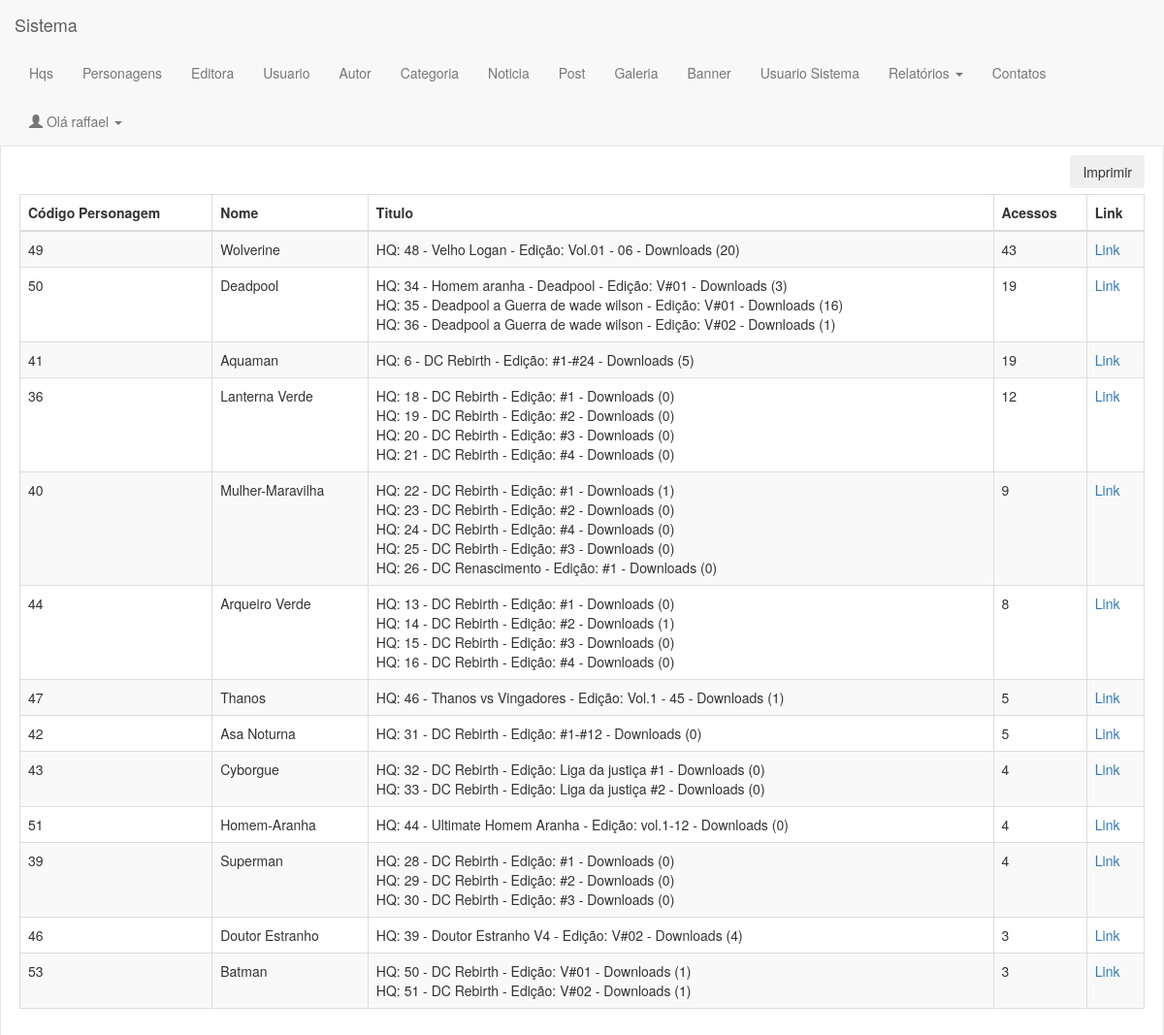
Screenshot of /admin/home.php?pg=relatoriohqs (signed in) with the database file from the repository.
### tables this page shows
CREATE TABLE IF NOT EXISTS `hqs` (
  `id` int(11) NOT NULL AUTO_INCREMENT,
  `titulo` varchar(45) NOT NULL,
  `edicao` varchar(45) NOT NULL,
  `id_editora` int(11) NOT NULL,
  `id_autor` int(11) NOT NULL,
  `id_categoria` int(11) NOT NULL,
  `id_usuario` int(11) NOT NULL,
  `id_personagens` int(11) NOT NULL,
  `foto` varchar(100) NOT NULL,
  `link` varchar(99) NOT NULL,
  PRIMARY KEY (`id`),
  KEY `fk_hqs_editora1_idx` (`id_editora`),
  KEY `fk_hqs_autor1_idx` (`id_autor`),
  KEY `fk_hqs_categoria1_idx` (`id_categoria`),
  KEY `fk_hqs_usuario1_idx` (`id_usuario`),
  KEY `fk_hqs_personagens1_idx` (`id_personagens`)
);

### admin/relatoriohqs.php (the view, shortened to what this page needs)
<h1>Relatório de HQS</h1>
<input class="btn no-print" style="float:right;" type="button" value="Imprimir" onclick="window.print();" /><br /><br />
<table class="table table-striped
table-hover table-bordered">
<?php
$sql = "select
	pm.idhq as \"Código Personagem\",
	px.nome as Nome,
	'' as Titulo,
	count(1) as Acessos
from paginasmovimento pm
left join personagens px on px.id = pm.idhq
where pm.idhq <> 0
group by 1
order by 4 desc";
		$consulta = $con->prepare($sql);
		$consulta->execute();
		$linhaAtual = 0;
		while ($dados = $consulta->fetch(PDO::FETCH_OBJ)) {
			if ($linhaAtual == 0){
				echo '<thead>';
				foreach($dados as $coluna => $valor){
					if ($linhaAtual == 0){
						echo '<th>'.$coluna.'</th>';
					}
				}
				echo '<th class="no-print">Link</th>';
			echo '</thead>';
			}
				echo '<tr>';
				$idpersonagematual = 0;
				foreach($dados as $coluna => $valor){
						if ($coluna == "Código Personagem"){
							$idpersonagematual = $valor;
						}
						if ($coluna == "Titulo"){
							$sqlHQ = "SELECT id, titulo, edicao FROM `hqs` WHERE id_personagens = ".$idpersonagematual;
							$consultaHQ = $con->prepare($sqlHQ);
							$consultaHQ->execute();
							$dadosHQ = $consultaHQ->fetchAll(PDO::FETCH_OBJ);
							echo '<td>';
								foreach($dadosHQ as $colunax => $valorx){
									$sqlHQEp = "select count(1) as Download from paginasmovimento where iddownload = ".$valorx->id;
									$consultaHQEp = $con->prepare($sqlHQEp);
									$consultaHQEp->execute();
									$dadosHQEp = $consultaHQEp->fetch(PDO::FETCH_OBJ);
									echo ' HQ: '.$valorx->id.' - '.$valorx->titulo.' - Edição: '.$valorx->edicao.' - Downloads ('.$dadosHQEp->Download.')<br />';
								}
							echo '</td>';
						}else{
							echo '<td>'.$valor.'</td>';
						}
				}
				echo '<td class="no-print"><a href="../index.php?pg=hqs&id='.$idpersonagematual.'" target="_blank">Link</a></td>';
				echo '</tr>';
			$linhaAtual++;
		}
	?>
</table>

### admin/home.php (shortened to what this page needs)
<!DOCTYPE html>
<html>
<head>
	<link rel="stylesheet" type="text/css"
	href="css/bootstrap.min.css">
	<link rel="stylesheet" type="text/css"
	href="css/style.css">
</head>
<body>
<nav class="navbar navbar-default navbar-fixed-top">
  <div class="container-fluid">
    <div class="navbar-header">
      <a class="navbar-brand" href="home.php">Sistema</a>
    </div>
    <div class="collapse navbar-collapse
    navbar-right" id="menu">
      <ul class="nav navbar-nav">
          <li>
          <a href="home.php?pg=hqs">
            Hqs
          </a>
        </li>
         <li>
          <a href="home.php?pg=personagens">
            Personagens
          </a>
        </li>
        <li>
          <a href="home.php?pg=editora">
            Editora
          </a>
        </li>
        <li>
          <a href="home.php?pg=usuario">
           Usuario
          </a>
        </li>
        <li>
          <a href="home.php?pg=autor">
            Autor
          </a>
        </li>
        <li>
        	<a href="home.php?pg=categoria">
        		Categoria
        	</a>
        </li>
        <li>
        	<a href="home.php?pg=noticia">
        		Noticia
        	</a>
        </li>
         <li>
          <a href="home.php?pg=post">
          Post
          </a>
        </li>
        <li>
          <a href="home.php?pg=galeria">
          Galeria
          </a>
        </li>
         <li>
          <a href="home.php?pg=banner">
          Banner
          </a>
        </li>
           <li>
          <a href="home.php?pg=usuariosistema">
          Usuario Sistema
          </a>
        </li>
        <li class="dropdown">
          <a href="#" class="dropdown-toggle" data-toggle="dropdown">
            Relatórios
          	<span class="caret"></span>
          </a>
      	 </li>
        <li>
          <a href="home.php?pg=contato">
          Contatos
          </a>
        </li>
        <li class="dropdown">
          <a href="#" class="dropdown-toggle" data-toggle="dropdown">
            <i class="glyphicon glyphicon-user"></i>
          	Olá <?php echo $_SESSION["login"];?>
          	<span class="caret"></span>
          </a>
      	 </li>
      	</ul>
     </div>
    </div>
   </nav>
   <div class="well container">
   <?php
   	if (isset($_GET["pg"]))
   		$pg = trim($_GET["pg"]);
   	else
   		$pg = "inicio";
   	$pg = $pg . ".php";
   	if (file_exists($pg))
   		include $pg;
   	else
   		include "erro.php";
   ?>
   </div>
</body>
</html>

### admin/css/style.css (style rules this page uses)
body { padding-top: 70px; background: #f1f1f1; }
.well { background: #fff; width: 100%; }

### rows the page displays
hqs: id "48", titulo "Velho Logan", edicao "Vol.01 - 06", Download "20"
hqs: id "34", titulo "Homem aranha - Deadpool", edicao "V#01", Download "3"
hqs: id "35", titulo "Deadpool a Guerra de wade wilson", edicao "V#01", Download "16"
hqs: id "36", titulo "Deadpool a Guerra de wade wilson", edicao "V#02", Download "1"
hqs: id "6", titulo "DC Rebirth", edicao "#1-#24", Download "5"
hqs: id "18", titulo "DC Rebirth", edicao "#1", Download "0"
hqs: id "19", titulo "DC Rebirth", edicao "#2", Download "0"
hqs: id "20", titulo "DC Rebirth", edicao "#3", Download "0"
hqs: id "21", titulo "DC Rebirth", edicao "#4", Download "0"
hqs: id "22", titulo "DC Rebirth", edicao "#1", Download "1"
hqs: id "23", titulo "DC Rebirth", edicao "#2", Download "0"
hqs: id "24", titulo "DC Rebirth", edicao "#4", Download "0"
hqs: id "25", titulo "DC Rebirth", edicao "#3", Download "0"
hqs: id "26", titulo "DC Renascimento", edicao "#1", Download "0"
hqs: id "13", titulo "DC Rebirth", edicao "#1", Download "0"
hqs: id "14", titulo "DC Rebirth", edicao "#2", Download "1"
hqs: id "15", titulo "DC Rebirth", edicao "#3", Download "0"
hqs: id "16", titulo "DC Rebirth", edicao "#4", Download "0"
hqs: id "46", titulo "Thanos vs Vingadores", edicao "Vol.1 - 45", Download "1"
hqs: id "31", titulo "DC Rebirth", edicao "#1-#12", Download "0"
hqs: id "32", titulo "DC Rebirth", edicao "Liga da justiça #1", Download "0"
hqs: id "33", titulo "DC Rebirth", edicao "Liga da justiça #2", Download "0"
hqs: id "44", titulo "Ultimate Homem Aranha", edicao "vol.1-12", Download "0"
hqs: id "28", titulo "DC Rebirth", edicao "#1", Download "0"
hqs: id "29", titulo "DC Rebirth", edicao "#2", Download "0"
hqs: id "30", titulo "DC Rebirth", edicao "#3", Download "0"
hqs: id "39", titulo "Doutor Estranho V4", edicao "V#02", Download "4"
hqs: id "50", titulo "DC Rebirth", edicao "V#01", Download "1"
hqs: id "51", titulo "DC Rebirth", edicao "V#02", Download "1"

### other values shown
$_SESSION["login"] "raffael"
$coluna "Código Personagem"
$coluna "Nome"
$coluna "Titulo"
$coluna "Acessos"
$valor "49"
$valor "Wolverine"
$valor "43"
$valor "50"
$valor "Deadpool"
$valor "19"
$valor "41"
$valor "Aquaman"
$valor "36"
$valor "Lanterna Verde"
